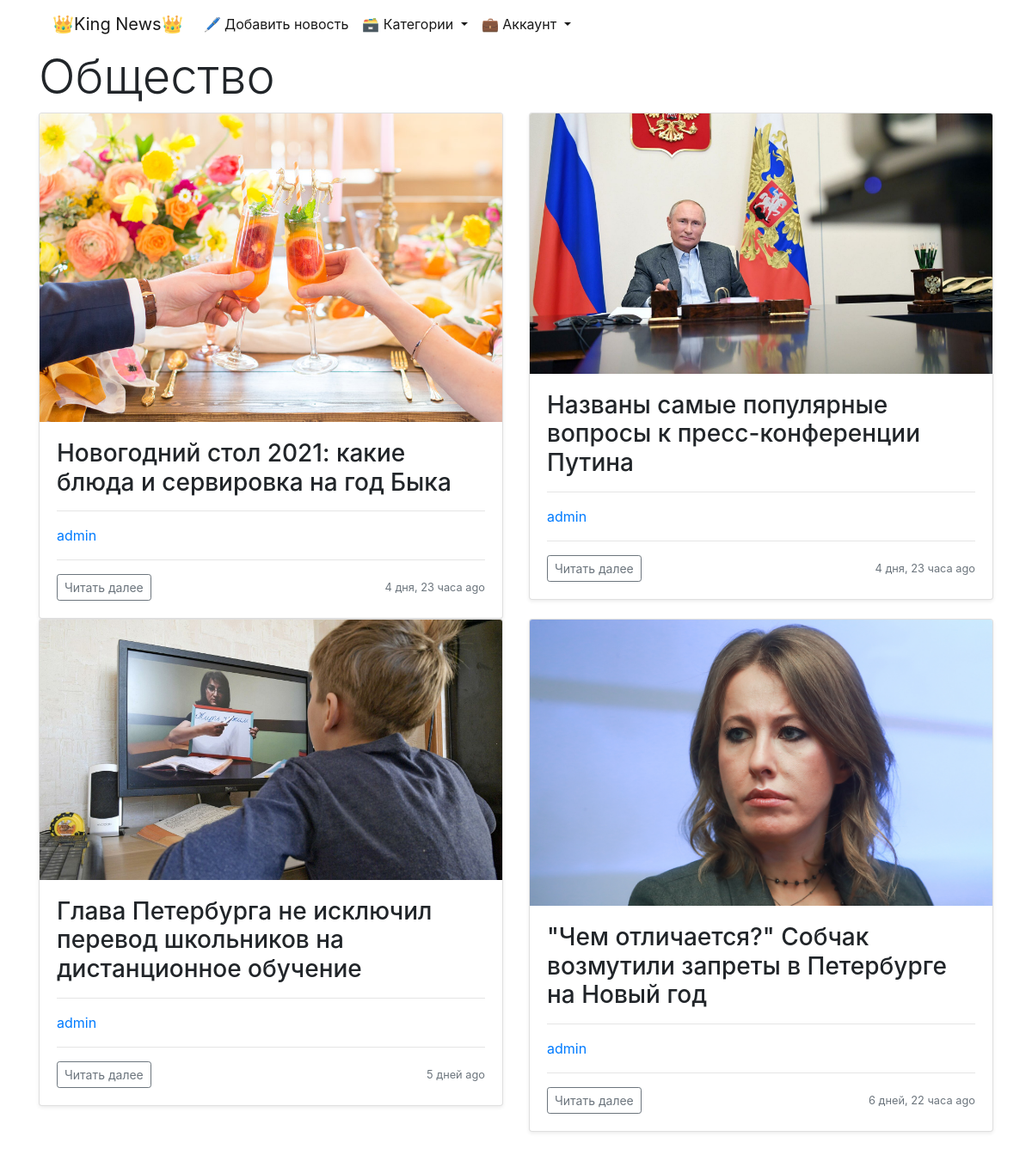
Screenshot of /news/category/1/news with the database file from the repository.
### news/models.py (models this page shows, shortened)
class Category(models.Model):
    title = models.CharField(max_length=150, verbose_name='заголовок', unique=True)
    class Meta:
        verbose_name = 'категория'
        verbose_name_plural = 'категории'
        ordering = ['title']
    def get_absolute_url(self):
        return reverse('news:detail_category', kwargs={'category_id': self.pk})

class News(models.Model):
    author = models.ForeignKey(User, on_delete=models.PROTECT, verbose_name='автор', default=None)
    title = models.CharField(max_length=150, verbose_name='заголовок')
    content = models.TextField(verbose_name='текст')
    created_at = models.DateTimeField(auto_now_add=True, verbose_name='дата создания')
    updated_at = models.DateTimeField(auto_now=True, verbose_name='дата обновления')
    photo = models.ImageField(upload_to='photos/%Y/%m/%d/', verbose_name='постер', default='photos/default.svg')
    is_published = models.BooleanField(default=True, verbose_name='статус публикации')
    category = models.ForeignKey('Category', on_delete=models.PROTECT, verbose_name='категория', db_index=True, default=None)
    audio = models.FileField(upload_to='audio/%Y/%m/%d/', verbose_name='аудио', blank=True)
    def get_absolute_url(self):
        return reverse('news:detail_news', kwargs={'pk': self.pk})
    class Meta:
        verbose_name = 'новость'
        verbose_name_plural = 'новости'
        ordering = ['created_at', 'title']

### news/views.py (the view)
# urls.py: path('category/<int:category_id>/news', DetailCategory.as_view(), name='detail_category'),
class DetailCategory(ListView):
    model = News
    template_name = 'news/detail_category.html'
    context_object_name = 'detail_category'
    paginate_by = 4
    allow_empty = False
    def get_context_data(self, *, object_list=None, **kwargs):
        context = super(DetailCategory, self).get_context_data(**kwargs)
        context['title_category'] = Category.objects.get(pk=self.kwargs['category_id']).title
        return context
    def get_queryset(self):
        return News.objects.filter(category=self.kwargs['category_id'], is_published=True).select_related('author').order_by('-created_at')

### news/templatetags/news_tags.py (called while the page is built)
@register.simple_tag(name='get_list_category')
def get_categories():
    categories = Category.objects.annotate(cnt=Count('news', filter=F('news__is_published')))
    return categories

### news/templates/news/detail_category.html (shortened to what this page needs)
{% extends 'base.html' %}
{% load humanize %}
{% block content %}
    <h1 class="display-4">{{ title_category }}</h1>
    <div class="row row-cols-2">
        {% for category in detail_category %}
            <div class="col">
                <div class="card shadow-sm">
                    <img class="bd-placeholder-img card-img-top" focusable="false" role="img"
                         width="100%" height="100%" src="{{ category.photo.url }}" alt="{{ category.photo.name }}">
                    <div class="card-body">
                        <h3 class="card-text">{{ category.title }}</h3>
                        <hr>
                        <a style="text-decoration: none;" href="#"><p>{{ category.author }}</p></a>
                        <hr>
                        <div class="d-flex justify-content-between align-items-center">
                            <div class="btn-group">
                                <form action="{{ category.get_absolute_url }}">
                                    <button type="submit" class="btn btn-sm btn-outline-secondary">
                                        Читать далее
                                    </button>
                                </form>
                            </div>
                            <small class="text-muted">{{ category.created_at|naturaltime }}</small>
                        </div>
                    </div>
                </div>
            </div>
        {% endfor %}
    </div>
    <br>
{% endblock %}

### rows the page displays
Category: title "Общество"
News: photo (picture), title "Новогодний стол 2021: какие блюда и сервировка на год Быка", author "admin", created_at "4 дня, 23 часа ago"
News: photo (picture), title "Названы самые популярные вопросы к пресс-конференции Путина", author "admin", created_at "4 дня, 23 часа ago"
News: photo (picture), title "Глава Петербурга не исключил перевод школьников на дистанционное обучение", author "admin", created_at "5 дней ago"
News: photo (picture), title "\"Чем отличается?\" Собчак возмутили запреты в Петербурге на Новый год", author "admin", created_at "6 дней, 22 часа ago"
